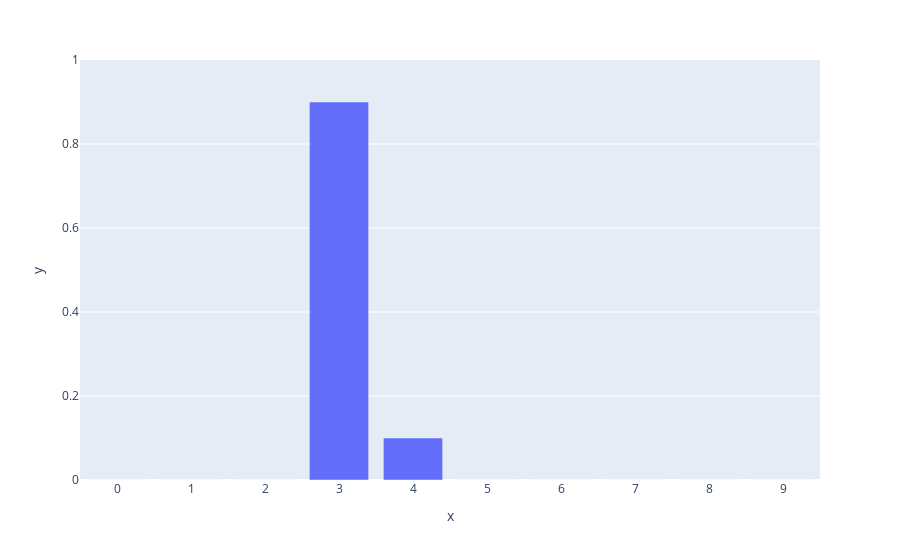

Here is the notebook cell this chart was saved with:
### Code cell
belief = update_belief_movement(hallway, belief, 1, 0.0, 0.9, 0.1)
plot_belief(belief)
np.sum(belief)

### Figure 1 — Plotly figure (JSON) as saved in the notebook; plotly's stock layout.template omitted (floating-point values rounded to 4 significant figures)
{"data": [{"alignmentgroup": "True", "hovertemplate": "x=%{x}<br>y=%{y}<extra></extra>", "legendgroup": "", "marker": {"color": "#636efa", "pattern": {"shape": ""}}, "name": "", "offsetgroup": "", "orientation": "v", "showlegend": false, "textposition": "auto", "type": "bar", "x": [0, 1, 2, 3, 4, 5, 6, 7, 8, 9], "xaxis": "x", "y": [0, 0, 0, 0.9, 0.1, 0, 0, 0, 0, 0], "yaxis": "y"}], "layout": {"autosize": true, "barmode": "relative", "legend": {"tracegroupgap": 0}, "margin": {"t": 60}, "xaxis": {"anchor": "y", "autorange": true, "domain": [0, 1], "dtick": 1, "range": [-0.5, 9.5], "title": {"text": "x"}, "type": "linear"}, "yaxis": {"anchor": "x", "domain": [0, 1], "range": [0, 1], "title": {"text": "y"}, "type": "linear"}}}
